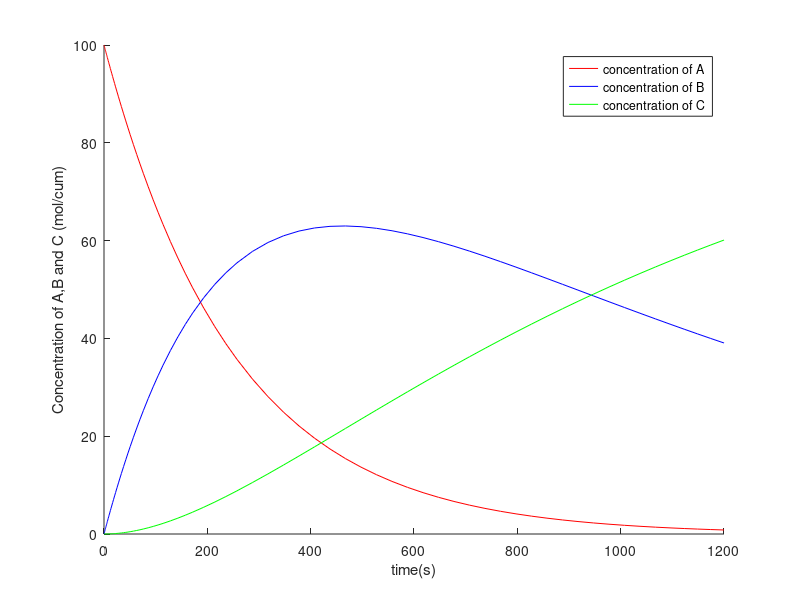
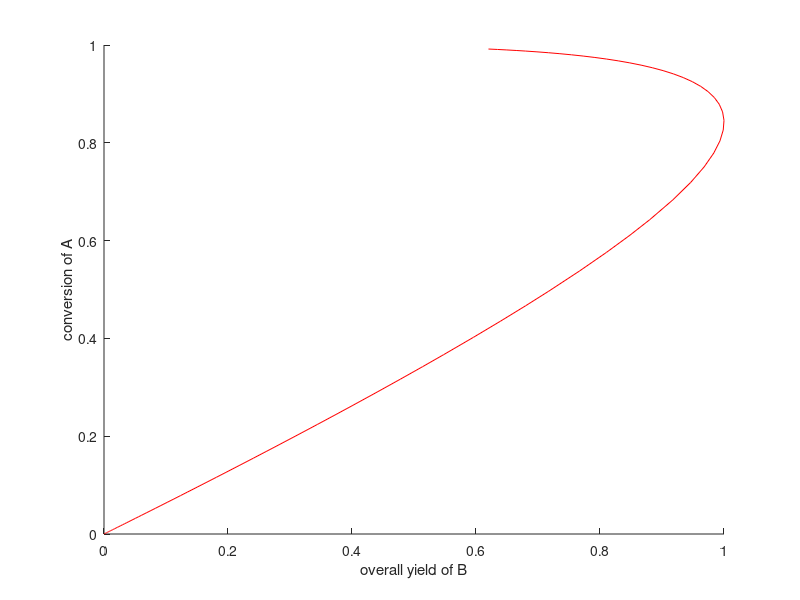

The MATLAB script that drew these images, in order:
k1=0.004;
k2=k1/4;
y=zeros(3,1);
dydt=@(t,y)[-k1*y(1); k1*y(1)-k2*y(2); k2*y(2)];
[t,y]=ode45(dydt,[0,1200],[100;0;0]);

figure
hold on;
plot(t,y(:,1),'r');
plot(t,y(:,2),'b');
plot(t,y(:,3),'g');
xlabel("time(s)");
ylabel("Concentration of A,B and C (mol/cum)");
legend("concentration of A","concentration of B","concentration of C");
hold off;
figure
hold on;
plot(y(:,2)/62.9933,(100-y(:,1))/100,'r');
xlabel("overall yield of B");
ylabel("conversion of A");
hold off;